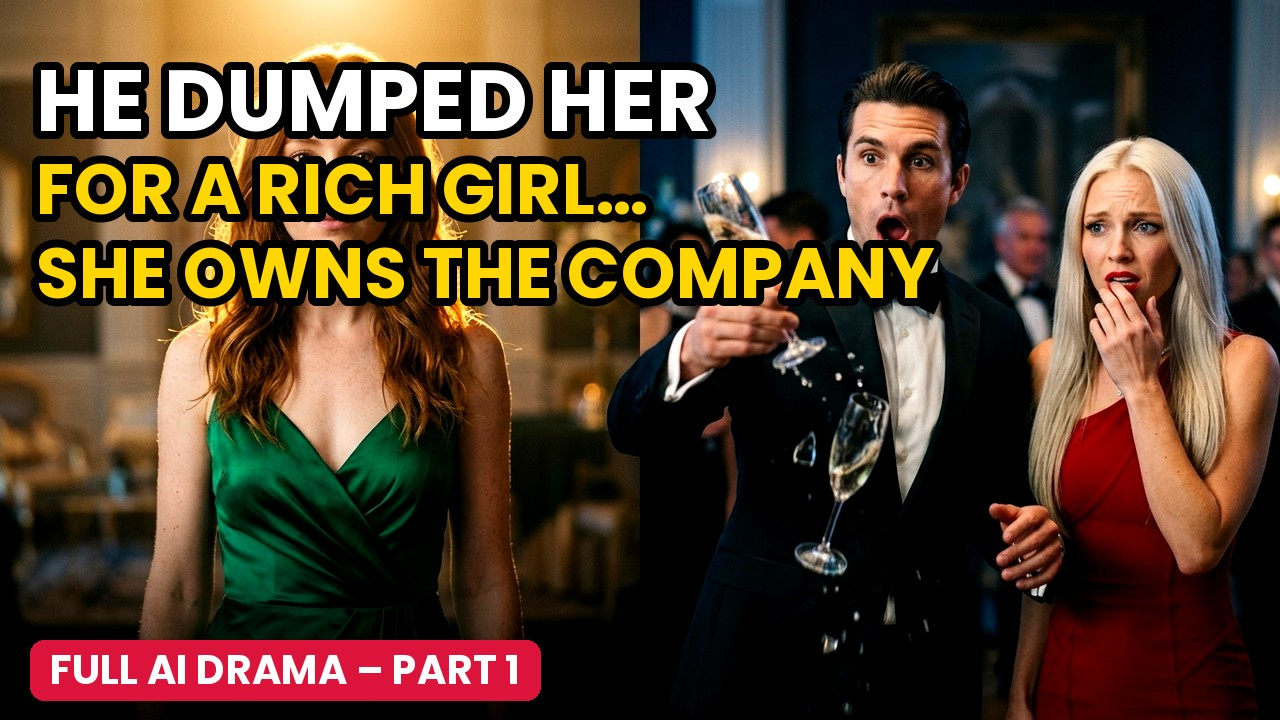
#> input picture heiress-ep01-thumb.jpg, 1280 x 720 px
$ python sprites.py ../heiress-ep01-thumb.jpg ../thumb.jpg
#> lines starting #> are read from the running program, lines starting #| are printed output that depends on the picture; after the words box and inside, x2 and y2 are one past the last pixel; in counts of white or black regions, pixels touching at a corner belong together
#!/usr/bin/env python3
"""sprites.py sheet.png outdir name1 name2 ... -- chroma-key a green pose sheet and save each pose (reading order) as a trimmed RGBA PNG."""
import sys, os
import numpy as np
from PIL import Image
from scipy import ndimage
def key(rgb):
    r, g, b = [rgb[..., i].astype(np.float32) for i in range(3)]
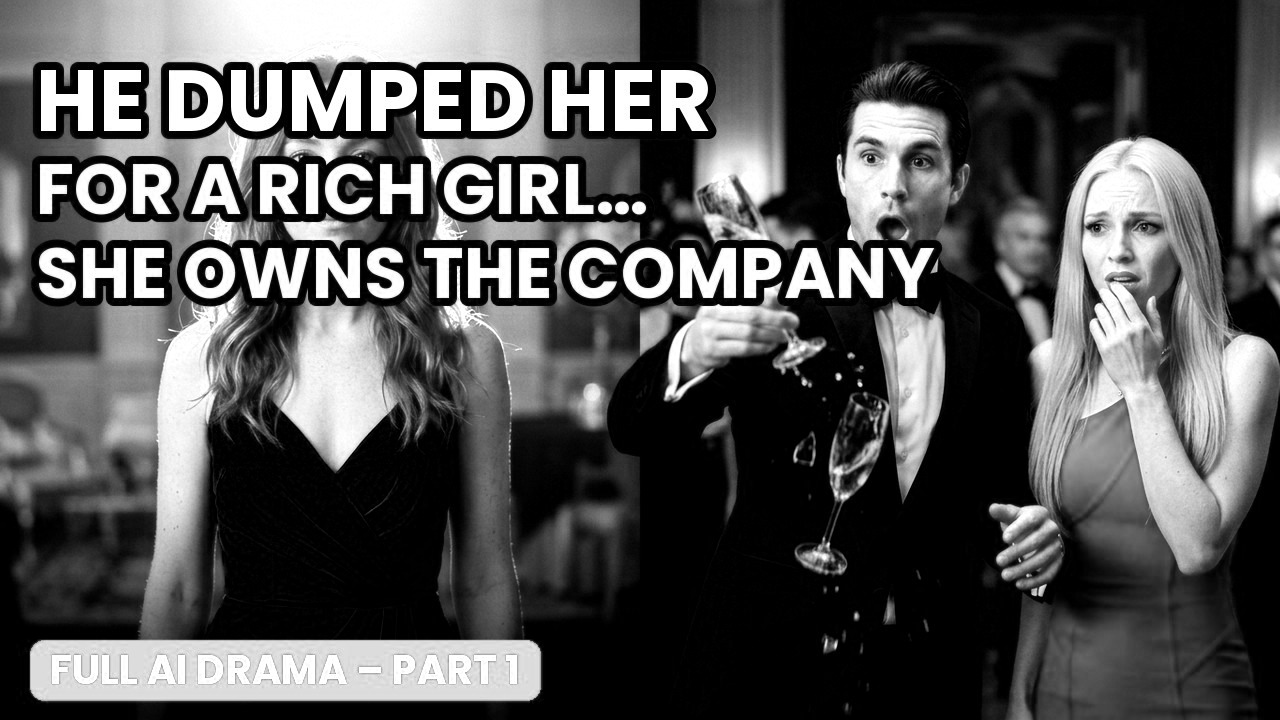
#> r: shape (720, 1280) float32; min 0, max 255, mean 83.9
    gdom = g - np.maximum(r, b)
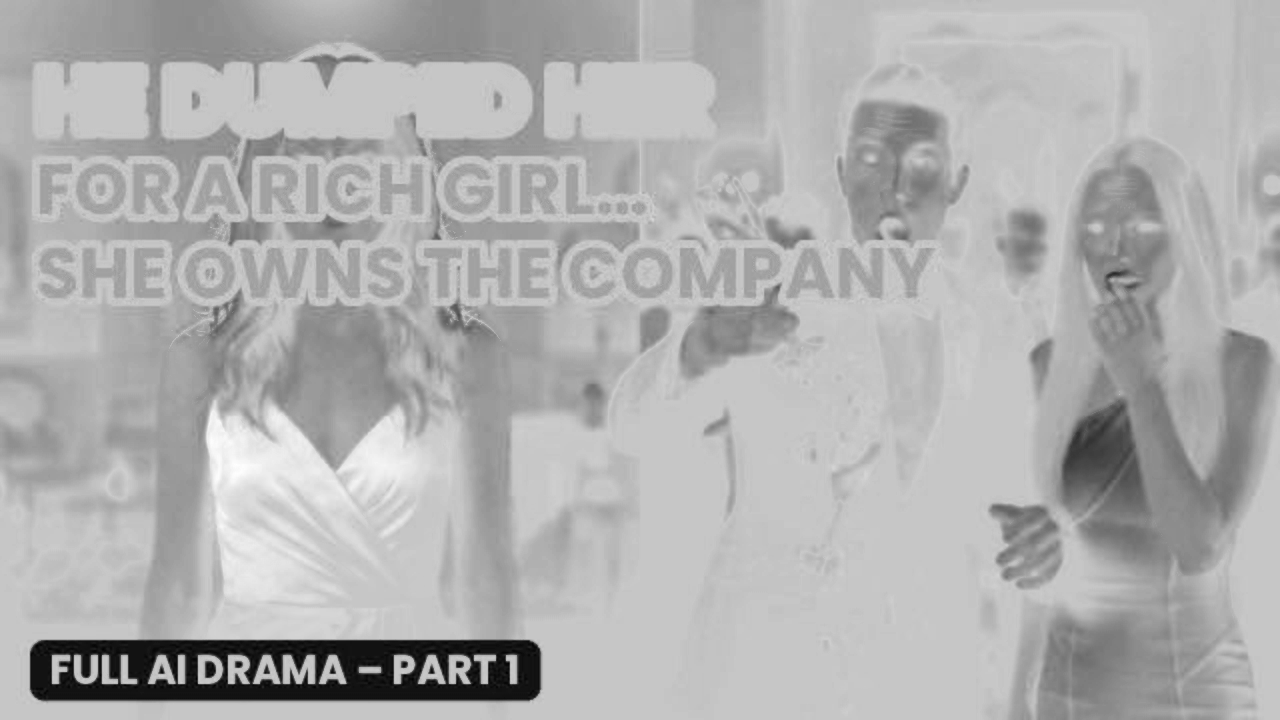
#> gdom: shape (720, 1280) float32; min -221, max 63, mean -24.8; drawn with min black and max white
    a = np.clip(1 - (gdom - 40) / 60, 0, 1)          # soft edge
    out = rgb.astype(np.float32).copy()
    spill = np.clip(g - np.maximum(r, b), 0, None)    # despill
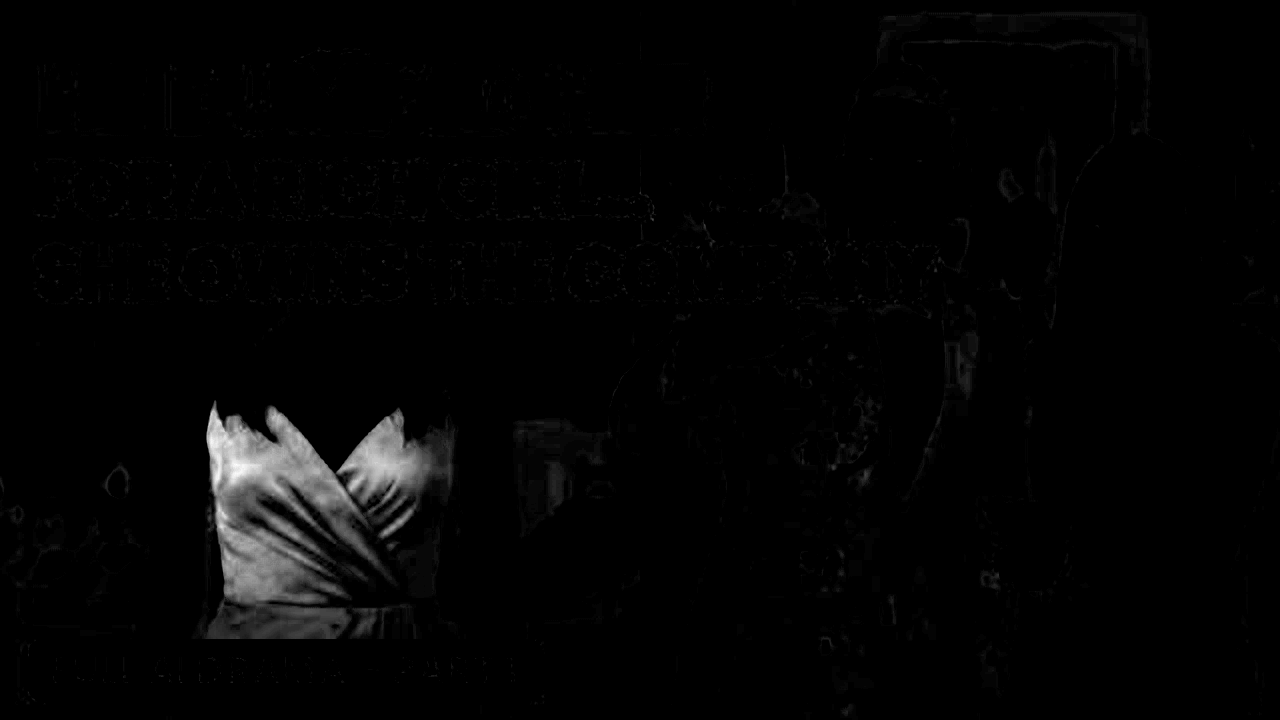
#> spill: shape (720, 1280) float32; min 0, max 63, mean 1.1; drawn with min black and max white
    out[..., 1] -= spill * (a < 1) * 0.9
#> out: shape (720, 1280, 3) float32; mean R, G, B 83.9, 63.1, 43.6
    return np.dstack([np.clip(out, 0, 255), a * 255]).astype(np.uint8)
def main(sheet, outdir, names):
    rgba = key(np.array(Image.open(sheet).convert("RGB")))
    m = rgba[..., 3] > 128
#> m: shape (720, 1280) bool; every value is 1
    m = ndimage.binary_closing(m, iterations=6)
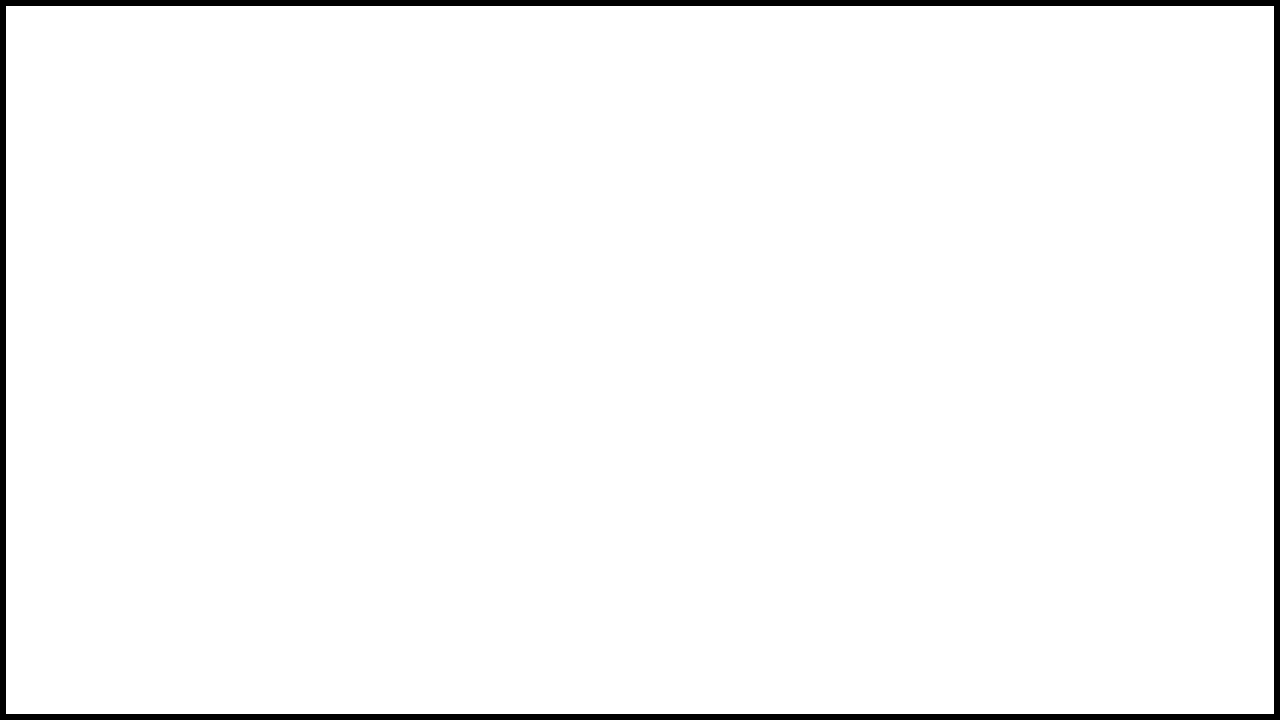
#> m: shape (720, 1280) bool; 97.4% white; 1 black region, box (x1, y1, x2, y2) and area: (0, 0, 1280, 720) 23856
    lab, n = ndimage.label(m)
#> n = 1
    objs = [(sl, (lab[sl] == i + 1).sum()) for i, sl in enumerate(ndimage.find_objects(lab))]
#> objs = 1 item
    objs = [o for o in objs if o[1] > m.size * 0.004]
    rows = sorted(objs, key=lambda o: o[0][0].start)
#> rows = 1 item
    # group into rows by vertical centre, then sort by x
    H = m.shape[0]; objs = sorted(objs, key=lambda o: (round(((o[0][0].start + o[0][0].stop) / 2) / (H / 2.2)), o[0][1].start))
#> after `H = m.shape[0]`: H = 720
    os.makedirs(outdir, exist_ok=True)
    for (sl, _), nm in zip(objs, names):
        y0, y1, x0, x1 = sl[0].start, sl[0].stop, sl[1].start, sl[1].stop
        Image.fromarray(rgba[max(0, y0 - 4):y1 + 4, max(0, x0 - 4):x1 + 4]).save(os.path.join(outdir, nm + ".png"))
#> this loop made 0 passes
    print(len(objs), "sprites")
#| 1 sprites
if __name__ == "__main__": main(sys.argv[1], sys.argv[2], sys.argv[3:])
